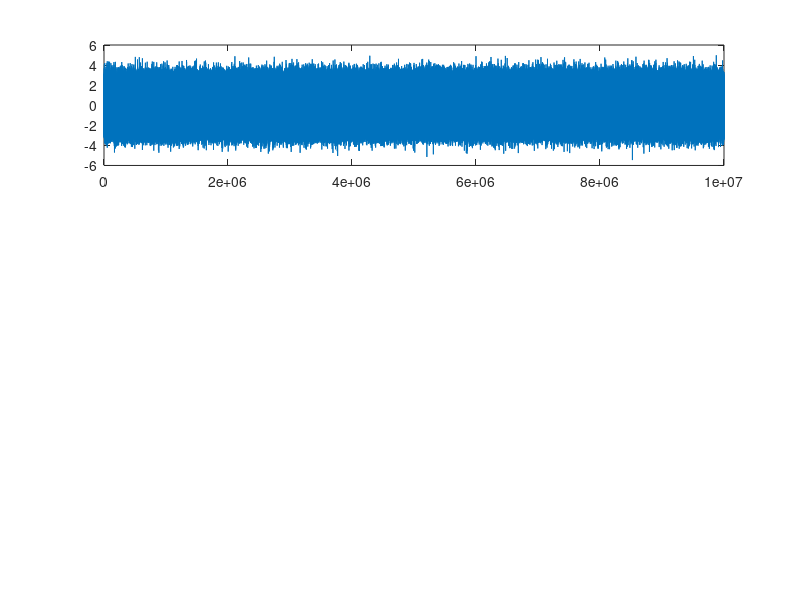

The MATLAB source for this figure: (Note: this script raises an error after producing the figure.)
%% Bit error rate for BPSK

eb = 1;
n = 10000000;
ebno = -4:2:10;

nv = (2.*ebno).^-1;
wn = wgn(n,1,0);

figure(1);
subplot(3,1,1);
plot(wn);

sn = randi([-1 1],n,1);
out = nrSymbolModulate(sn, 'BPSK');

subplot(3,1,2);
plot(sn);

subplot(3,1,3);
plot(out);
